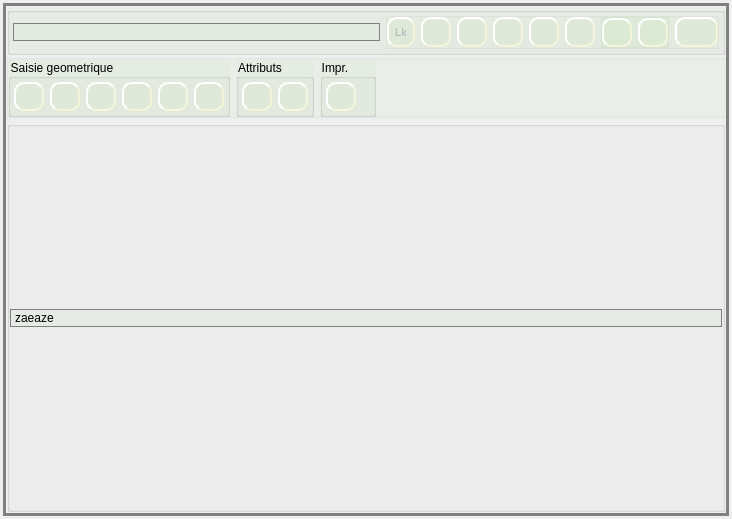
<?xml version="1.0" encoding="UTF-8"?>
<ui version="4.0">
 <class>Form</class>
 <widget class="QWidget" name="Form">
  <property name="geometry">
   <rect>
    <x>0</x>
    <y>0</y>
    <width>732</width>
    <height>519</height>
   </rect>
  </property>
  <property name="windowTitle">
   <string>Form</string>
  </property>
  <property name="autoFillBackground">
   <bool>false</bool>
  </property>
  <property name="styleSheet">
   <string notr="true"> QToolButton {
     background-color: rgba(199,226,182,30);
     border-style: outset;
     border-width: 2px;
     border-radius: 10px;
     border-color: beige;
     font: bold 10px;
     padding: 6px;
 }


 QToolButton:pressed {
     background-color: gray;
	border: 3px solid gray;
 }

 QPushButton {
     background-color: rgba(199,226,182,30);
     border-style: outset;
     border-width: 2px;
     border-radius: 10px;
     border-color: beige;
     font: bold 10px;
     padding: 6px;
 }



QComboBox {
	background:rgba(199,226,182,30);
    border: 1px solid gray;
    border-radius: 10px;
    min-width: 6em;
}

 QPushButton:pressed {
     background-color: gray;
	border: 3px solid gray;
 }

QComboBox:on {
    border-bottom-left-radius: 0px;
    border-bottom-right-radius: 0px;
}

QComboBox QAbstractItemView {
    border-bottom-right-radius: 10px;
    border-bottom-left-radius: 10px;
    background: white;
    border: 1px solid gray;
}

QComboBox::drop-down {
    border-color: transparent;
}</string>
  </property>
  <layout class="QVBoxLayout" name="verticalLayout" stretch="0">
   <property name="spacing">
    <number>3</number>
   </property>
   <property name="leftMargin">
    <number>3</number>
   </property>
   <property name="topMargin">
    <number>3</number>
   </property>
   <property name="rightMargin">
    <number>3</number>
   </property>
   <property name="bottomMargin">
    <number>3</number>
   </property>
   <item>
    <widget class="QFrame" name="propertiesframe">
     <property name="styleSheet">
      <string notr="true">#propertiesframe {
border: 3px solid gray;
}</string>
     </property>
     <property name="frameShape">
      <enum>QFrame::StyledPanel</enum>
     </property>
     <property name="frameShadow">
      <enum>QFrame::Raised</enum>
     </property>
     <layout class="QVBoxLayout" name="verticalLayout_2" stretch="1,1,20">
      <property name="spacing">
       <number>3</number>
      </property>
      <property name="leftMargin">
       <number>1</number>
      </property>
      <property name="topMargin">
       <number>1</number>
      </property>
      <property name="rightMargin">
       <number>1</number>
      </property>
      <property name="bottomMargin">
       <number>1</number>
      </property>
      <item>
       <widget class="QGroupBox" name="groupBox_elements">
        <property name="sizePolicy">
         <sizepolicy hsizetype="Preferred" vsizetype="Minimum">
          <horstretch>0</horstretch>
          <verstretch>0</verstretch>
         </sizepolicy>
        </property>
        <property name="minimumSize">
         <size>
          <width>0</width>
          <height>0</height>
         </size>
        </property>
        <property name="maximumSize">
         <size>
          <width>16777215</width>
          <height>16777215</height>
         </size>
        </property>
        <property name="autoFillBackground">
         <bool>false</bool>
        </property>
        <property name="styleSheet">
         <string notr="true">background-color: rgba(199,226,182,30);</string>
        </property>
        <property name="title">
         <string/>
        </property>
        <layout class="QHBoxLayout" name="horizontalLayout" stretch="10,0">
         <property name="leftMargin">
          <number>3</number>
         </property>
         <property name="topMargin">
          <number>3</number>
         </property>
         <property name="rightMargin">
          <number>3</number>
         </property>
         <property name="bottomMargin">
          <number>3</number>
         </property>
         <item>
          <widget class="QComboBox" name="comboBox_featurelist">
           <property name="minimumSize">
            <size>
             <width>80</width>
             <height>0</height>
            </size>
           </property>
          </widget>
         </item>
         <item>
          <widget class="QFrame" name="frame_edit">
           <property name="sizePolicy">
            <sizepolicy hsizetype="Preferred" vsizetype="Minimum">
             <horstretch>0</horstretch>
             <verstretch>0</verstretch>
            </sizepolicy>
           </property>
           <property name="frameShape">
            <enum>QFrame::StyledPanel</enum>
           </property>
           <property name="frameShadow">
            <enum>QFrame::Raised</enum>
           </property>
           <layout class="QHBoxLayout" name="horizontalLayout_3">
            <property name="leftMargin">
             <number>0</number>
            </property>
            <property name="topMargin">
             <number>0</number>
            </property>
            <property name="rightMargin">
             <number>0</number>
            </property>
            <property name="bottomMargin">
             <number>0</number>
            </property>
            <item>
             <widget class="QPushButton" name="pushButton_linkage">
              <property name="enabled">
               <bool>false</bool>
              </property>
              <property name="sizePolicy">
               <sizepolicy hsizetype="Minimum" vsizetype="Preferred">
                <horstretch>0</horstretch>
                <verstretch>0</verstretch>
               </sizepolicy>
              </property>
              <property name="minimumSize">
               <size>
                <width>0</width>
                <height>0</height>
               </size>
              </property>
              <property name="maximumSize">
               <size>
                <width>30</width>
                <height>30</height>
               </size>
              </property>
              <property name="text">
               <string>Lk</string>
              </property>
             </widget>
            </item>
            <item>
             <widget class="QPushButton" name="pushButton_goto">
              <property name="sizePolicy">
               <sizepolicy hsizetype="Preferred" vsizetype="Preferred">
                <horstretch>0</horstretch>
                <verstretch>0</verstretch>
               </sizepolicy>
              </property>
              <property name="minimumSize">
               <size>
                <width>0</width>
                <height>0</height>
               </size>
              </property>
              <property name="maximumSize">
               <size>
                <width>30</width>
                <height>30</height>
               </size>
              </property>
              <property name="toolTip">
               <string>Zoomer sur l'objet sélectionné</string>
              </property>
              <property name="text">
               <string/>
              </property>
              <property name="icon">
               <iconset resource="../resources.qrc">
                <normaloff>:/plugins/Lamia/icons/Find_32x32.png</normaloff>:/plugins/Lamia/icons/Find_32x32.png</iconset>
              </property>
             </widget>
            </item>
            <item>
             <widget class="QPushButton" name="pushButton_magic">
              <property name="sizePolicy">
               <sizepolicy hsizetype="Minimum" vsizetype="Preferred">
                <horstretch>0</horstretch>
                <verstretch>0</verstretch>
               </sizepolicy>
              </property>
              <property name="minimumSize">
               <size>
                <width>0</width>
                <height>0</height>
               </size>
              </property>
              <property name="maximumSize">
               <size>
                <width>30</width>
                <height>30</height>
               </size>
              </property>
              <property name="toolTip">
               <string>Ajouter automatiquement la dernière photo prise</string>
              </property>
              <property name="text">
               <string/>
              </property>
              <property name="icon">
               <iconset resource="../resources.qrc">
                <normaloff>:/plugins/Lamia/icons/magic-wand.png</normaloff>:/plugins/Lamia/icons/magic-wand.png</iconset>
              </property>
             </widget>
            </item>
            <item>
             <widget class="QPushButton" name="pushButton_addFeature">
              <property name="sizePolicy">
               <sizepolicy hsizetype="Preferred" vsizetype="Preferred">
                <horstretch>0</horstretch>
                <verstretch>0</verstretch>
               </sizepolicy>
              </property>
              <property name="minimumSize">
               <size>
                <width>0</width>
                <height>0</height>
               </size>
              </property>
              <property name="maximumSize">
               <size>
                <width>30</width>
                <height>30</height>
               </size>
              </property>
              <property name="toolTip">
               <string>Ajouter un nouvel élément</string>
              </property>
              <property name="text">
               <string/>
              </property>
              <property name="icon">
               <iconset resource="../resources.qrc">
                <normaloff>:/plugins/Lamia/icons/Add_48x48.png</normaloff>:/plugins/Lamia/icons/Add_48x48.png</iconset>
              </property>
             </widget>
            </item>
            <item>
             <widget class="QPushButton" name="pushButton_delFeature">
              <property name="minimumSize">
               <size>
                <width>0</width>
                <height>0</height>
               </size>
              </property>
              <property name="maximumSize">
               <size>
                <width>30</width>
                <height>30</height>
               </size>
              </property>
              <property name="toolTip">
               <string>Supprimer un élément</string>
              </property>
              <property name="text">
               <string/>
              </property>
              <property name="icon">
               <iconset resource="../resources.qrc">
                <normaloff>:/plugins/Lamia/icons/Delete_48x48.png</normaloff>:/plugins/Lamia/icons/Delete_48x48.png</iconset>
              </property>
             </widget>
            </item>
            <item>
             <widget class="QPushButton" name="pushButton_deselect">
              <property name="sizePolicy">
               <sizepolicy hsizetype="Minimum" vsizetype="Preferred">
                <horstretch>0</horstretch>
                <verstretch>0</verstretch>
               </sizepolicy>
              </property>
              <property name="minimumSize">
               <size>
                <width>0</width>
                <height>0</height>
               </size>
              </property>
              <property name="maximumSize">
               <size>
                <width>30</width>
                <height>30</height>
               </size>
              </property>
              <property name="toolTip">
               <string>Annuler les modifications</string>
              </property>
              <property name="text">
               <string/>
              </property>
              <property name="icon">
               <iconset resource="../resources.qrc">
                <normaloff>:/plugins/Lamia/icons/deselect.png</normaloff>:/plugins/Lamia/icons/deselect.png</iconset>
              </property>
             </widget>
            </item>
            <item>
             <widget class="QFrame" name="frame_deepcopy">
              <property name="frameShape">
               <enum>QFrame::StyledPanel</enum>
              </property>
              <property name="frameShadow">
               <enum>QFrame::Raised</enum>
              </property>
              <layout class="QHBoxLayout" name="horizontalLayout_6">
               <property name="spacing">
                <number>6</number>
               </property>
               <property name="leftMargin">
                <number>0</number>
               </property>
               <property name="topMargin">
                <number>0</number>
               </property>
               <property name="rightMargin">
                <number>0</number>
               </property>
               <property name="bottomMargin">
                <number>0</number>
               </property>
               <item>
                <widget class="QPushButton" name="pushButton_deepcopy">
                 <property name="maximumSize">
                  <size>
                   <width>30</width>
                   <height>30</height>
                  </size>
                 </property>
                 <property name="text">
                  <string/>
                 </property>
                 <property name="icon">
                  <iconset resource="../resources.qrc">
                   <normaloff>:/plugins/Lamia/icons/Copy.png</normaloff>:/plugins/Lamia/icons/Copy.png</iconset>
                 </property>
                </widget>
               </item>
               <item>
                <widget class="QPushButton" name="pushButton_deepcopyselect">
                 <property name="maximumSize">
                  <size>
                   <width>30</width>
                   <height>30</height>
                  </size>
                 </property>
                 <property name="text">
                  <string/>
                 </property>
                 <property name="icon">
                  <iconset resource="../resources.qrc">
                   <normaloff>:/plugins/Lamia/icons/Copyselection.png</normaloff>:/plugins/Lamia/icons/Copyselection.png</iconset>
                 </property>
                </widget>
               </item>
              </layout>
             </widget>
            </item>
            <item>
             <widget class="QPushButton" name="pushButton_savefeature">
              <property name="minimumSize">
               <size>
                <width>0</width>
                <height>0</height>
               </size>
              </property>
              <property name="maximumSize">
               <size>
                <width>60</width>
                <height>30</height>
               </size>
              </property>
              <property name="toolTip">
               <string>Sauvegarder un élément</string>
              </property>
              <property name="text">
               <string/>
              </property>
              <property name="icon">
               <iconset resource="../resources.qrc">
                <normaloff>:/plugins/Lamia/icons/save.png</normaloff>:/plugins/Lamia/icons/save.png</iconset>
              </property>
             </widget>
            </item>
           </layout>
          </widget>
         </item>
        </layout>
       </widget>
      </item>
      <item>
       <widget class="QFrame" name="frame_editing">
        <property name="styleSheet">
         <string notr="true">background-color: rgba(199,226,182,30);</string>
        </property>
        <property name="frameShape">
         <enum>QFrame::StyledPanel</enum>
        </property>
        <property name="frameShadow">
         <enum>QFrame::Raised</enum>
        </property>
        <layout class="QHBoxLayout" name="horizontalLayout_4">
         <property name="leftMargin">
          <number>0</number>
         </property>
         <property name="topMargin">
          <number>0</number>
         </property>
         <property name="rightMargin">
          <number>0</number>
         </property>
         <property name="bottomMargin">
          <number>0</number>
         </property>
         <item>
          <widget class="QGroupBox" name="groupBox_geom">
           <property name="sizePolicy">
            <sizepolicy hsizetype="Preferred" vsizetype="Minimum">
             <horstretch>0</horstretch>
             <verstretch>0</verstretch>
            </sizepolicy>
           </property>
           <property name="minimumSize">
            <size>
             <width>0</width>
             <height>0</height>
            </size>
           </property>
           <property name="maximumSize">
            <size>
             <width>16777215</width>
             <height>16777215</height>
            </size>
           </property>
           <property name="title">
            <string>Saisie geometrique</string>
           </property>
           <layout class="QHBoxLayout" name="horizontalLayout_2">
            <property name="leftMargin">
             <number>3</number>
            </property>
            <property name="topMargin">
             <number>3</number>
            </property>
            <property name="rightMargin">
             <number>3</number>
            </property>
            <property name="bottomMargin">
             <number>3</number>
            </property>
            <item>
             <widget class="QPushButton" name="pushButton_addPoint">
              <property name="sizePolicy">
               <sizepolicy hsizetype="Minimum" vsizetype="Preferred">
                <horstretch>0</horstretch>
                <verstretch>0</verstretch>
               </sizepolicy>
              </property>
              <property name="minimumSize">
               <size>
                <width>0</width>
                <height>0</height>
               </size>
              </property>
              <property name="maximumSize">
               <size>
                <width>30</width>
                <height>30</height>
               </size>
              </property>
              <property name="toolTip">
               <string>Saisir un point unique sur la tablette</string>
              </property>
              <property name="text">
               <string/>
              </property>
              <property name="icon">
               <iconset resource="../resources.qrc">
                <normaloff>:/plugins/Lamia/icons/mActionCapturePoint.svg</normaloff>:/plugins/Lamia/icons/mActionCapturePoint.svg</iconset>
              </property>
              <property name="iconSize">
               <size>
                <width>24</width>
                <height>24</height>
               </size>
              </property>
             </widget>
            </item>
            <item>
             <widget class="QPushButton" name="pushButton_addLine">
              <property name="sizePolicy">
               <sizepolicy hsizetype="Minimum" vsizetype="Preferred">
                <horstretch>0</horstretch>
                <verstretch>0</verstretch>
               </sizepolicy>
              </property>
              <property name="minimumSize">
               <size>
                <width>0</width>
                <height>0</height>
               </size>
              </property>
              <property name="maximumSize">
               <size>
                <width>30</width>
                <height>30</height>
               </size>
              </property>
              <property name="toolTip">
               <string>Saisir un linéaire (plusieurs points) sur la tablette</string>
              </property>
              <property name="text">
               <string/>
              </property>
              <property name="icon">
               <iconset resource="../resources.qrc">
                <normaloff>:/plugins/Lamia/icons/mActionCaptureLine.svg</normaloff>:/plugins/Lamia/icons/mActionCaptureLine.svg</iconset>
              </property>
              <property name="iconSize">
               <size>
                <width>24</width>
                <height>24</height>
               </size>
              </property>
             </widget>
            </item>
            <item>
             <widget class="QPushButton" name="pushButton_addPolygon">
              <property name="sizePolicy">
               <sizepolicy hsizetype="Minimum" vsizetype="Preferred">
                <horstretch>0</horstretch>
                <verstretch>0</verstretch>
               </sizepolicy>
              </property>
              <property name="minimumSize">
               <size>
                <width>0</width>
                <height>0</height>
               </size>
              </property>
              <property name="maximumSize">
               <size>
                <width>30</width>
                <height>30</height>
               </size>
              </property>
              <property name="toolTip">
               <string>Saisir une surface (plusieurs points) sur la tablette</string>
              </property>
              <property name="text">
               <string/>
              </property>
              <property name="icon">
               <iconset resource="../resources.qrc">
                <normaloff>:/plugins/Lamia/icons/mActionCapturePolygon.svg</normaloff>:/plugins/Lamia/icons/mActionCapturePolygon.svg</iconset>
              </property>
              <property name="iconSize">
               <size>
                <width>24</width>
                <height>24</height>
               </size>
              </property>
             </widget>
            </item>
            <item>
             <widget class="QPushButton" name="pushButton_rajoutPoint">
              <property name="sizePolicy">
               <sizepolicy hsizetype="Minimum" vsizetype="Minimum">
                <horstretch>0</horstretch>
                <verstretch>0</verstretch>
               </sizepolicy>
              </property>
              <property name="minimumSize">
               <size>
                <width>0</width>
                <height>0</height>
               </size>
              </property>
              <property name="maximumSize">
               <size>
                <width>30</width>
                <height>30</height>
               </size>
              </property>
              <property name="toolTip">
               <string>Rajouter un point à la géométrie actuelle</string>
              </property>
              <property name="text">
               <string/>
              </property>
              <property name="icon">
               <iconset resource="../resources.qrc">
                <normaloff>:/plugins/Lamia/icons/mActionAddNodesItem1.svg</normaloff>:/plugins/Lamia/icons/mActionAddNodesItem1.svg</iconset>
              </property>
              <property name="iconSize">
               <size>
                <width>24</width>
                <height>24</height>
               </size>
              </property>
             </widget>
            </item>
            <item>
             <widget class="QPushButton" name="pushButton_rajoutPointGPS">
              <property name="sizePolicy">
               <sizepolicy hsizetype="Minimum" vsizetype="Preferred">
                <horstretch>0</horstretch>
                <verstretch>0</verstretch>
               </sizepolicy>
              </property>
              <property name="minimumSize">
               <size>
                <width>0</width>
                <height>0</height>
               </size>
              </property>
              <property name="maximumSize">
               <size>
                <width>30</width>
                <height>30</height>
               </size>
              </property>
              <property name="toolTip">
               <string>Saisir un point GPS</string>
              </property>
              <property name="text">
               <string/>
              </property>
              <property name="icon">
               <iconset resource="../resources.qrc">
                <normaloff>:/plugins/Lamia/icons/mActionAddNodesItemGPS.svg</normaloff>:/plugins/Lamia/icons/mActionAddNodesItemGPS.svg</iconset>
              </property>
              <property name="iconSize">
               <size>
                <width>24</width>
                <height>24</height>
               </size>
              </property>
             </widget>
            </item>
            <item>
             <widget class="QPushButton" name="pushButton_editgeom">
              <property name="maximumSize">
               <size>
                <width>30</width>
                <height>30</height>
               </size>
              </property>
              <property name="text">
               <string/>
              </property>
              <property name="icon">
               <iconset resource="../resources.qrc">
                <normaloff>:/plugins/Lamia/icons/mActionVertexTool2.svg</normaloff>:/plugins/Lamia/icons/mActionVertexTool2.svg</iconset>
              </property>
             </widget>
            </item>
           </layout>
          </widget>
         </item>
         <item>
          <widget class="QGroupBox" name="groupBox_attributes">
           <property name="title">
            <string>Attributs</string>
           </property>
           <layout class="QHBoxLayout" name="horizontalLayout_5">
            <property name="leftMargin">
             <number>3</number>
            </property>
            <property name="topMargin">
             <number>3</number>
            </property>
            <property name="rightMargin">
             <number>3</number>
            </property>
            <property name="bottomMargin">
             <number>3</number>
            </property>
            <item>
             <widget class="QPushButton" name="pushButton_copy">
              <property name="maximumSize">
               <size>
                <width>30</width>
                <height>30</height>
               </size>
              </property>
              <property name="text">
               <string/>
              </property>
              <property name="icon">
               <iconset resource="../resources.qrc">
                <normaloff>:/plugins/Lamia/icons/Copy.png</normaloff>:/plugins/Lamia/icons/Copy.png</iconset>
              </property>
             </widget>
            </item>
            <item>
             <widget class="QPushButton" name="pushButton_paste">
              <property name="maximumSize">
               <size>
                <width>30</width>
                <height>30</height>
               </size>
              </property>
              <property name="text">
               <string/>
              </property>
              <property name="icon">
               <iconset resource="../resources.qrc">
                <normaloff>:/plugins/Lamia/icons/Paste.png</normaloff>:/plugins/Lamia/icons/Paste.png</iconset>
              </property>
             </widget>
            </item>
           </layout>
          </widget>
         </item>
         <item>
          <widget class="QGroupBox" name="groupBox_impression">
           <property name="title">
            <string>Impr.</string>
           </property>
           <layout class="QVBoxLayout" name="verticalLayout_3">
            <property name="leftMargin">
             <number>3</number>
            </property>
            <property name="topMargin">
             <number>3</number>
            </property>
            <property name="rightMargin">
             <number>3</number>
            </property>
            <property name="bottomMargin">
             <number>3</number>
            </property>
            <item>
             <widget class="QPushButton" name="pushButton_impression">
              <property name="maximumSize">
               <size>
                <width>30</width>
                <height>30</height>
               </size>
              </property>
              <property name="text">
               <string/>
              </property>
              <property name="icon">
               <iconset resource="../resources.qrc">
                <normaloff>:/plugins/Lamia/icons/print.png</normaloff>:/plugins/Lamia/icons/print.png</iconset>
              </property>
              <property name="default">
               <bool>false</bool>
              </property>
              <property name="flat">
               <bool>false</bool>
              </property>
             </widget>
            </item>
           </layout>
          </widget>
         </item>
         <item>
          <spacer name="horizontalSpacer">
           <property name="orientation">
            <enum>Qt::Horizontal</enum>
           </property>
           <property name="sizeHint" stdset="0">
            <size>
             <width>40</width>
             <height>20</height>
            </size>
           </property>
          </spacer>
         </item>
        </layout>
       </widget>
      </item>
      <item>
       <widget class="QGroupBox" name="groupBox_properties">
        <property name="styleSheet">
         <string notr="true"/>
        </property>
        <property name="title">
         <string/>
        </property>
        <property name="flat">
         <bool>true</bool>
        </property>
        <layout class="QVBoxLayout" name="verticalLayout_6">
         <property name="leftMargin">
          <number>0</number>
         </property>
         <property name="topMargin">
          <number>0</number>
         </property>
         <property name="rightMargin">
          <number>0</number>
         </property>
         <property name="bottomMargin">
          <number>0</number>
         </property>
         <item>
          <widget class="QComboBox" name="comboBox">
           <item>
            <property name="text">
             <string>zaeaze</string>
            </property>
           </item>
           <item>
            <property name="text">
             <string>ezr</string>
            </property>
           </item>
           <item>
            <property name="text">
             <string>azeaze</string>
            </property>
           </item>
          </widget>
         </item>
        </layout>
       </widget>
      </item>
     </layout>
    </widget>
   </item>
  </layout>
 </widget>
 <resources>
  <include location="../resources.qrc"/>
 </resources>
 <connections/>
</ui>
